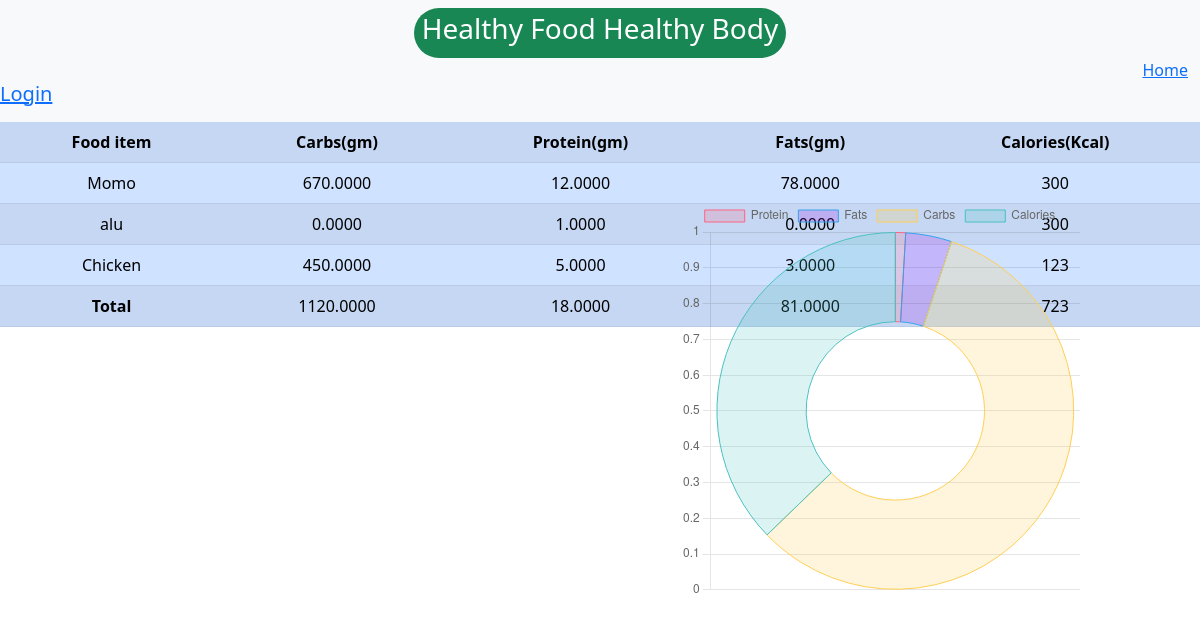
Page /details/ on the earlier database version.
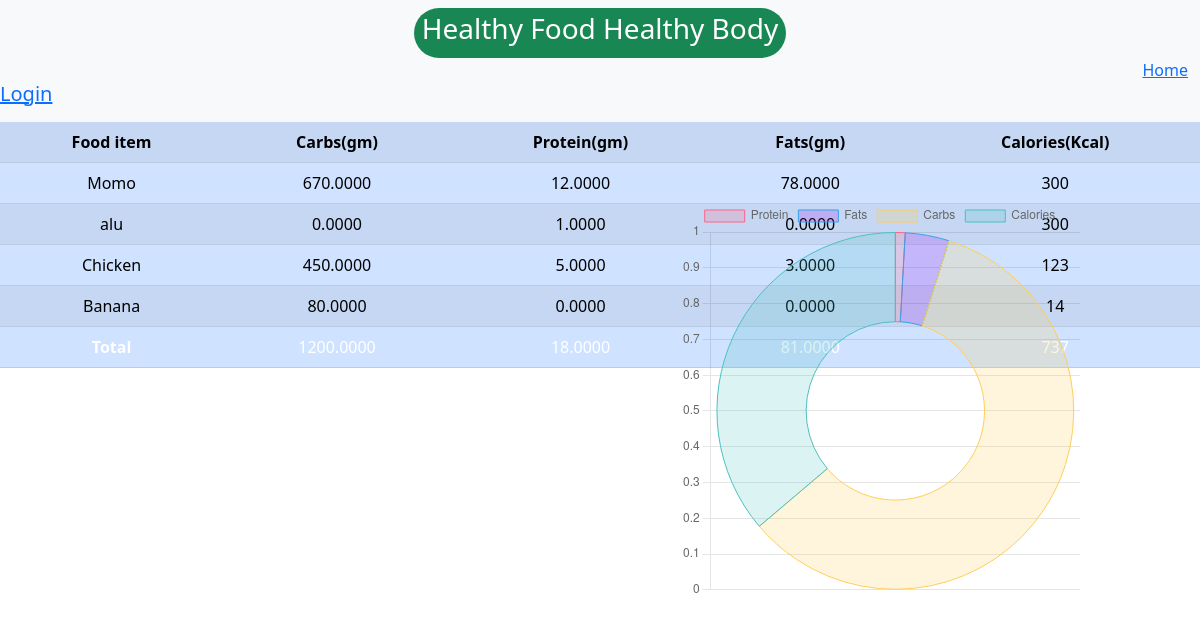
Same page on the later database version.
### base/models.py (models this page shows, shortened)
class AddFood(models.Model):
    name_of_food = models.CharField(max_length=150)
    calorie = models.IntegerField()
    protein = models.DecimalField(default=0,max_digits=20,decimal_places=4)
    fats = models.DecimalField(default=0,max_digits=20,decimal_places=4)
    carbs = models.DecimalField(default=0,max_digits=20,decimal_places=4)

### base/views.py (the view)
# urls.py: path("details/", views.details, name="details"),
def details(request):
    food_details = AddFood.objects.all()
    calories_consumed = []
    protein_consumed = []
    fats_consumed = []
    carbs_consumed = []
    for calories in food_details:
        calories_consumed.append(calories.calorie)   # add calories value in list
        protein_consumed.append(calories.protein)   # add protein value in list
        fats_consumed.append(calories.fats)         # add fats value in list
        carbs_consumed.append(calories.carbs)        # add carbs value in list
    total_calories,total_protein,total_fats,total_carbs = 0,0,0,0
    for c,p,f,b in zip(calories_consumed, protein_consumed,fats_consumed,carbs_consumed):
        total_calories += c
        total_protein += p
        total_fats += f
        total_carbs += b
    context = {
        'food_details': food_details,
        'total_calories': total_calories,
        'total_protein': total_protein,
        'total_fats': total_fats,
        'total_carbs': total_carbs,
    }
    return render(request, 'base/details.html', context)

### base/templates/base/details.html (shortened to what this page needs)
{% extends 'base/navbar.html' %}
{% block content %}
<table id="table" class="table table-striped table-primary">
  <tr class="bg-info text-white">
      <th style="text-align:center">Food item</th>
      <th style="text-align:center">Carbs(gm)</th>
      <th style="text-align:center">Protein(gm)</th>
      <th style="text-align:center">Fats(gm)</th>
      <th style="text-align:center">Calories(Kcal)</th>
  </tr>
  {% for food in food_details %}
  <tr>
      <td style="text-align:center">{{food.name_of_food}}</td>
      <td style="text-align:center">{{food.carbs}}</td>
      <td style="text-align:center">{{food.protein}}</td>
      <td style="text-align:center">{{food.fats}}</td>
      <td style="text-align:center">{{food.calorie}}</td>
  </tr>
  {% endfor %}
  <tr class="bg-info text-white">
      <td style="text-align:center" id="name"><b>Total</b></td>
      <td style="text-align:center" id="totalCarbs"><b></b>{{total_carbs}}</td>
      <td style="text-align:center" id="totalProtien"><b></b>{{total_protein}}</td>
      <td style="text-align:center" id="totalFats"><b></b>{{total_fats}}</td>
      <td style="text-align:center" id="totalCalories"><b></b>{{total_calories}}</td>
  </tr>
</table>
<div class="chart-container">
<canvas id="myChart" width="400" heigth="400"></canvas>
</div>
<script>
    const ctx = document.getElementById('myChart').getContext('2d');
    const myChart = new Chart(ctx,
    {
        type: 'doughnut',  // bar, pie, line
        data: {
            labels: ['Protein', 'Fats', 'Carbs', 'Calories'],       //for name
            datasets: [{
                label: 'Composition Of Nutrients',
                data: ['{{total_protein}}','{{total_fats}}','{{total_carbs}}','{{total_calories}}'], //passing django variable to javascript array
                backgroundColor: [
                    'rgba(255, 99, 132, 0.2)',
                    'rgba(154, 12, 235, 0.2)',
                    'rgba(255, 206, 86, 0.2)',
                    'rgba(75, 192, 192, 0.2)',
                    'rgba(153, 102, 255, 0.2)',
                    'rgba(255, 159, 64, 0.2)'
                ],
                borderColor: [
                    'rgba(255, 99, 132, 1)',
                    'rgba(54, 162, 235, 1)',
                    'rgba(255, 206, 86, 1)',
                    'rgba(75, 192, 192, 1)',
                    'rgba(153, 102, 255, 1)',
                    'rgba(255, 159, 64, 1)'
                ],
                borderWidth: 1
            }]
        },
        options: {
            responsive: false,
            maintainAspectRatio: false,
            scales: {
                y: {
                    beginAtZero: true
                }
            }
        }
    });
</script>
{% endblock content %}

Differences in the rows shown:
added AddFood: name_of_food "Banana", carbs "80.0000", protein "0.0000"
Other differences:
{{ total_carbs }}: "1120.0000" → "1200.0000"
chart data {{ total_carbs }}: 1120.0000 → 1200.0000
chart data {{ total_calories }}: 723 → 737
